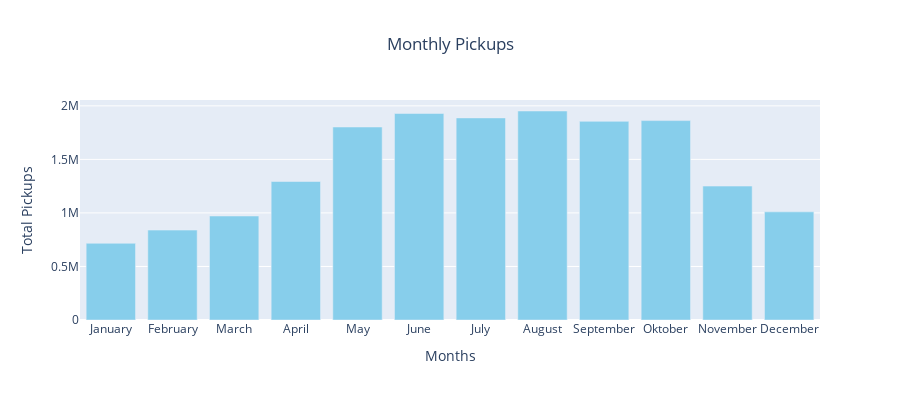

This figure's notebook cell:
### Markdown cell above
Plotting the pickups and droppoff count for each month, to see if there are any months in the dataset where the bikes are used more frequently

### Code cell
# Plotting the pickups and dropoff counts for each month
months = ['January', 'February', 'March', 'April', 'May', 'June', 'July', 'August', 'September', 'Oktober', 'November', 'December']
pickups_and_dropoffs_months = [pickups_and_dropoffs[pickups_and_dropoffs['month'] == i+1]['pickups'].sum() for i, month in enumerate(months)]

fig = go.Figure(data=[go.Bar(x=months, y=pickups_and_dropoffs_months, marker_color='skyblue')])
fig.update_layout(xaxis_title="Months", yaxis_title="Total Pickups", title="Monthly Pickups", title_x=0.5, width=900,  height=400)
fig.show()

### Figure 1 — Plotly figure (JSON) as saved in the notebook; plotly's stock layout.template omitted (floating-point values rounded to 4 significant figures)
{"data": [{"marker": {"color": "skyblue"}, "type": "bar", "x": ["January", "February", "March", "April", "May", "June", "July", "August", "September", "Oktober", "November", "December"], "y": [716439, 839540, 971363, 1293503, 1802596, 1928728, 1887426, 1952030, 1855354, 1862548, 1250814, 1010098]}], "layout": {"height": 400, "title": {"text": "Monthly Pickups", "x": 0.5}, "width": 900, "xaxis": {"title": {"text": "Months"}}, "yaxis": {"title": {"text": "Total Pickups"}}}}
